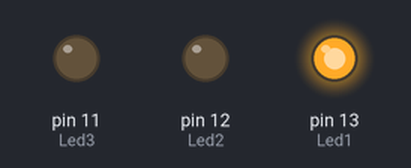
Recording of a sketch running on a simulated Arduino Uno, built with avr-gcc and run on an emulated ATmega328P. Shown: output pins drawn as LEDs (lit = HIGH).

Above: at 1.5 s.
At 4.5 s:
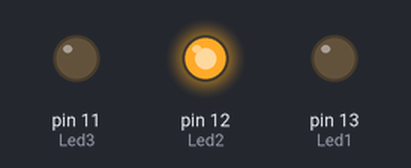
At 7.5 s:
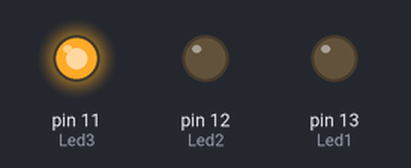
At 10.5 s:
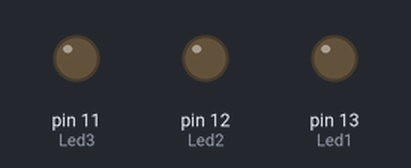
Timing chart, 0 to 15.6 s (numbered marks = the images above):
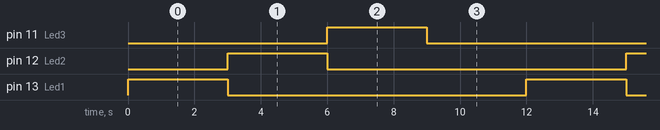

Measured:
- by itself, pin 11 (Led3), pin 12 (Led2), pin 13 (Led1): alternates HIGH for 3.0 s and LOW for 9.0 s
- by itself, everything shown: repeats every 12.0 s, in 4 steps

The sketch:

0.1.2_Encendido_LEDs_variante.ino
```cpp
int Led1=13;
int Led2=12;
int Led3=11;
void setup() {
  pinMode(Led1, OUTPUT);
  pinMode(Led2, OUTPUT);
  pinMode(Led3, OUTPUT);
}
void loop() {
  digitalWrite(Led1,HIGH);
  delay(3000);
  digitalWrite(Led1,LOW);
  digitalWrite(Led2,HIGH);
  delay(3000);
  digitalWrite(Led2,LOW);
  digitalWrite(Led3,HIGH);
  delay(3000);
  digitalWrite(Led3,LOW);
  delay(3000);
}
```
